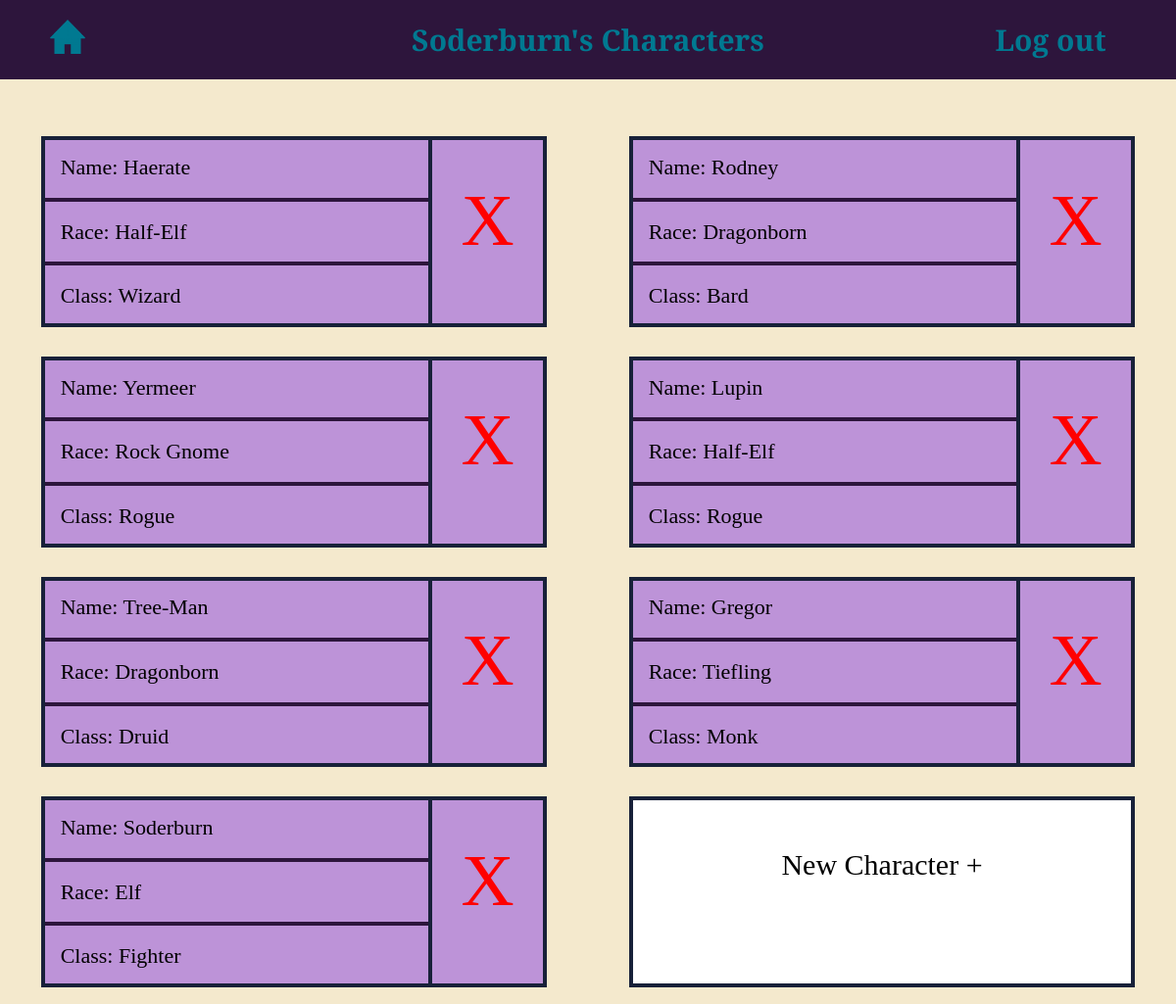
The page /user (signed in) on the database its author committed.
### tables this page shows
CREATE TABLE "User" (User_Id INTEGER PRIMARY KEY AUTOINCREMENT, Username TEXT, Hash TEXT, Salt TEXT);

CREATE TABLE "Character" (Character_Id INTEGER PRIMARY KEY AUTOINCREMENT, Name TEXT, Race INT REFERENCES Race (Race_Id), Class INT REFERENCES Class (Class_Id), Level Type, Background INT REFERENCES Background (Background_Id), HP INT, AC INT, Stats Text, Proficiencies TEXT, Speed INT, Notes TEXT, Current_HP INT, `Subclass` INTEGER REFERENCES `Subclass`(`Subclass_Id`), "User_Id" INTEGER REFERENCES "User"(`User_Id`), FOREIGN KEY (Class) REFERENCES Class (Class_Id), FOREIGN KEY (Background) REFERENCES Background (Background_Id));

CREATE TABLE "Race" (Race_Id INTEGER PRIMARY KEY AUTOINCREMENT, Name TEXT, Speed TEXT, ASI TEXT, Languages TEXT, Proficiencies TEXT);

CREATE TABLE Class (Class_Id INTEGER PRIMARY KEY AUTOINCREMENT, Name TEXT, HpDie TEXT, Proficiencies TEXT);

### routes.py (the view)
@app.route('/user')
def userPage():
    if 'user_id' not in session:
        return redirect('/login')
    conn = sqlite3.connect(db)
    cur = conn.cursor()
    cur.execute('SELECT Username FROM User WHERE User_Id = ?',
                (session['user_id'],))
    username = cur.fetchone()[0]
    cur.execute('''SELECT Character.Character_Id,Character.Name,Race.Name,
                Class.Name FROM Character JOIN Class ON
                 Character.Class = Class.Class_Id JOIN Race ON
                 Character.Race = Race.Race_Id WHERE User_Id = ?''',
                (session['user_id'],))
    resetSession()
    return render_template('UserPage.html', characters=cur.fetchall(),
                           username=username)

### routes.py (called while the page is built)
def resetSession():
    if 'user_id' in session:
        placeholder = session['user_id']
    else:
        placeholder = None
    session.clear()
    collect()
    if placeholder is not None:
        session['user_id'] = placeholder

### templates/UserPage.html (shortened to what this page needs)
<!DOCTYPE html>
<html>
    <head>
        <link rel = 'stylesheet', href = '../static/styles.css'>
    </head>
    <body>
        <div class = "main_create">
            <div class="formScrollHeader">
                <div class="headerText">
                    <a href="{{ url_for('home')}}"><img style = "width: 30%; margin-top: 10px;" src = "../static/Home.png" class = "menu_button"></a>
                </div>
                <div class="headerText">
                    {{username}}'s Characters
                </div>
                <a href="{{ url_for('logout')}}" class="headerText">
                        Log out
                </a>
            </div>
            <div class = "character_grid">
                {% for i in range(characters|length) %}
                <div class = "character_container" id={{characters[i][0]}}>
                    <a href="{{ url_for('character_main', id=characters[i][0])}}" style="color: black; text-decoration: none;" class="character_preview_list">
                        <div>
                            <div class = "character_text">
                                Name: {{characters[i][1]}}
                            </div>
                            <hr class = "character_divider">
                        </div>
                        <div>
                            <div class = "character_text">
                                Race: {{characters[i][2]}}
                            </div>
                            <hr class = "character_divider">
                        </div>
                        <div>
                            <div class = "character_text">
                                Class: {{characters[i][3]}}
                            </div>
                        </div>
                    </a>
                    <div class="character_cross" onclick="displayDialog({{characters[i][0]}})">
                        X
                    </div>
                </div>
                {% endfor %}
                {% if characters|length <= 20 %}
                    <a href="{{ url_for('create')}}"
                    style="color: black; text-decoration: none; background-color:white; display: block; padding-top:6.5%; padding-bottom: 6.5%"
                    class="character_container"
                    >
                        <div>New Character +</div>
                    </a>
                {% endif %}
            </div>
        </div>
    </body>
</html>

### static/styles.css (style rules this page uses)
.menu_button { width: 100%; }
body { margin: 0px; height: 70vw; }
.main_create { text-align: center; font-size: 30px; line-height: 1.8; background-color: #f4e9cd; font-family: "Bree Serif", serif; padding-bottom: 5px; min-height: 100%; display: block; width: auto; }
.formScrollHeader { text-align: center; align-items: center; background-color: #2d153c; width: auto; font-size: 30px; color: #007991; margin-top: 0px; padding: 10px; margin-block-end: 40px; display: grid; grid-template-columns: 1fr 1fr 6fr 2fr; }
.character_grid { display: grid; grid-template-columns: auto auto; }
.character_container { display: grid; grid-template-columns: 3.5fr 1fr; background-color: #bd93d8; margin: 7%; margin-bottom: 2%; margin-top: 3%; border: #182139 4px solid; overflow: hidden; }
.character_text { padding-left: 4%; }
.character_divider { border: 2px solid #2d153c }
.character_preview_list { display: grid; padding-top: 2%; padding-bottom: 2%; grid-template-rows: auto auto auto; text-align: left; font-size: 22px; border-right: #182139 4px solid; }
.character_cross { color: red; text-align: center; font-size: 250%; padding-top: 12%; padding-bottom: 6%; }
.headerText { font-weight: bold; color: #007991; text-decoration: none; }
.headerText a,a:visited { text-decoration: none; font-weight: bold; color: #007991; position:relative; margin-top: 10px; }

### rows shown on the page
User: Username "Soderburn"
Character: Name "Haerate"
Race: Name "Half-Elf" "Half-Elf"
Class: Name "Wizard"
Character: Name "Rodney"
Race: Name "Dragonborn" "Dragonborn"
Class: Name "Bard"
Character: Name "Yermeer"
Race: Name "Rock Gnome"
Class: Name "Rogue" "Rogue"
Character: Name "Lupin"
Character: Name "Tree-Man"
Class: Name "Druid"
Character: Name "Gregor"
Race: Name "Tiefling"
Class: Name "Monk"
Character: Name "Soderburn"
Race: Name "Elf"
Class: Name "Fighter"
